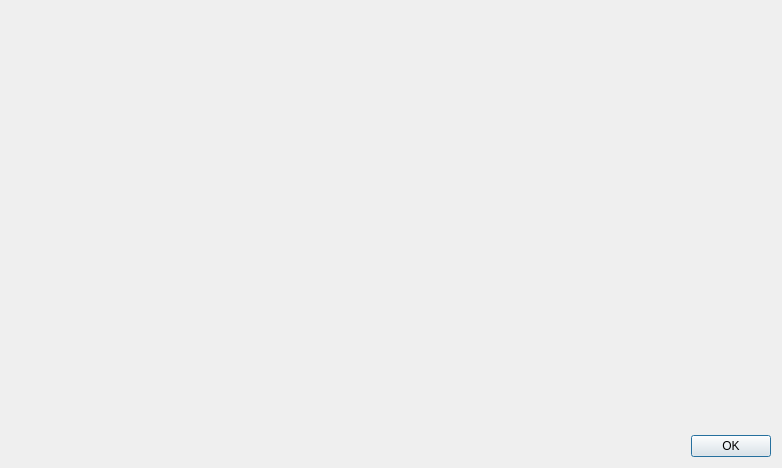
<?xml version="1.0" encoding="UTF-8"?>
<ui version="4.0">
 <class>DialogAbout</class>
 <widget class="QDialog" name="DialogAbout">
  <property name="windowModality">
   <enum>Qt::ApplicationModal</enum>
  </property>
  <property name="geometry">
   <rect>
    <x>0</x>
    <y>0</y>
    <width>782</width>
    <height>468</height>
   </rect>
  </property>
  <property name="windowTitle">
   <string>About</string>
  </property>
  <property name="modal">
   <bool>true</bool>
  </property>
  <layout class="QVBoxLayout" name="verticalLayout">
   <item>
    <widget class="XAboutWidget" name="widgetAbout" native="true">
     <property name="sizePolicy">
      <sizepolicy hsizetype="Preferred" vsizetype="Expanding">
       <horstretch>0</horstretch>
       <verstretch>0</verstretch>
      </sizepolicy>
     </property>
    </widget>
   </item>
   <item>
    <layout class="QHBoxLayout" name="horizontalLayout">
     <item>
      <spacer name="horizontalSpacer">
       <property name="orientation">
        <enum>Qt::Horizontal</enum>
       </property>
       <property name="sizeHint" stdset="0">
        <size>
         <width>40</width>
         <height>20</height>
        </size>
       </property>
      </spacer>
     </item>
     <item>
      <widget class="QPushButton" name="pushButtonOK">
       <property name="text">
        <string>OK</string>
       </property>
      </widget>
     </item>
    </layout>
   </item>
  </layout>
 </widget>
 <customwidgets>
  <customwidget>
   <class>XAboutWidget</class>
   <extends>QWidget</extends>
   <header>xaboutwidget.h</header>
   <container>1</container>
  </customwidget>
 </customwidgets>
 <resources/>
 <connections/>
</ui>
